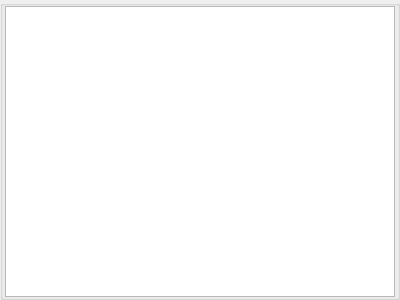
<?xml version="1.0" encoding="UTF-8"?>
<ui version="4.0">
 <class>ImportImageSeqPreviewGroupBox</class>
 <widget class="QGroupBox" name="ImportImageSeqPreviewGroupBox">
  <property name="geometry">
   <rect>
    <x>0</x>
    <y>0</y>
    <width>400</width>
    <height>300</height>
   </rect>
  </property>
  <property name="windowTitle">
   <string>GroupBox</string>
  </property>
  <layout class="QVBoxLayout" name="verticalLayout">
   <property name="spacing">
    <number>0</number>
   </property>
   <property name="leftMargin">
    <number>2</number>
   </property>
   <property name="topMargin">
    <number>0</number>
   </property>
   <property name="rightMargin">
    <number>2</number>
   </property>
   <property name="bottomMargin">
    <number>0</number>
   </property>
   <item>
    <widget class="QTableView" name="tableView"/>
   </item>
  </layout>
 </widget>
 <resources/>
 <connections/>
</ui>
